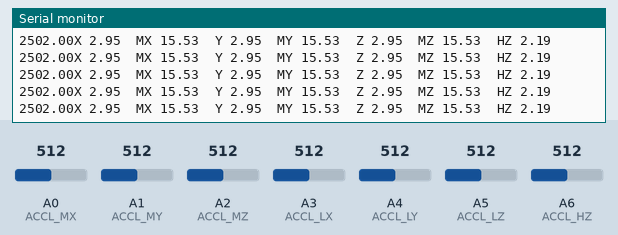
This sketch was run on a simulated Arduino Nano, built with avr-gcc and run on an emulated ATmega328P. Shown: the last lines printed to the serial monitor. Inputs (shaded band) come from the test bench; at power-on: A6 (ACCL_HZ) = 512, A3 (ACCL_LX) = 512, A4 (ACCL_LY) = 512, A0 (ACCL_MX) = 512, A1 (ACCL_MY) = 512, A2 (ACCL_MZ) = 512, A5 (ACCL_LZ) = 512.

Above: at 1.2 s.
1.3 s: A6 (ACCL_HZ) set to 537
At 1.46 s:
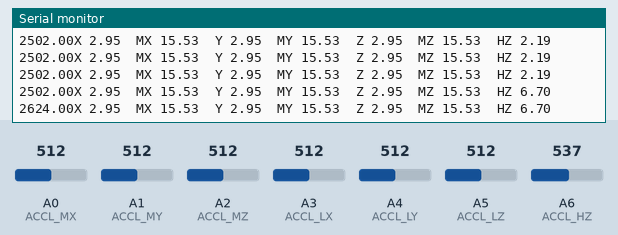
4.3 s: A6 (ACCL_HZ) set to 563
At 4.32 s:
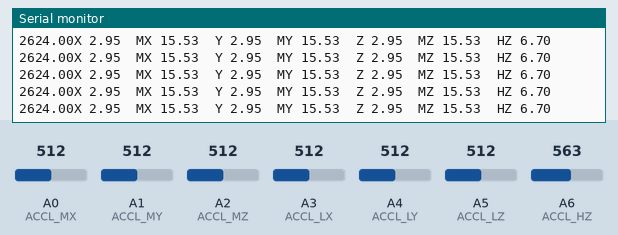
7.3 s: A3 (ACCL_LX) set to 339
At 7.36 s:
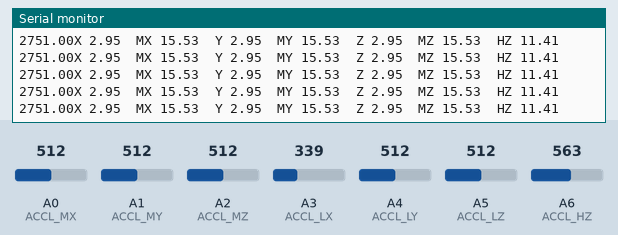
10.3 s: A3 (ACCL_LX) set to 321
At 10.33 s:
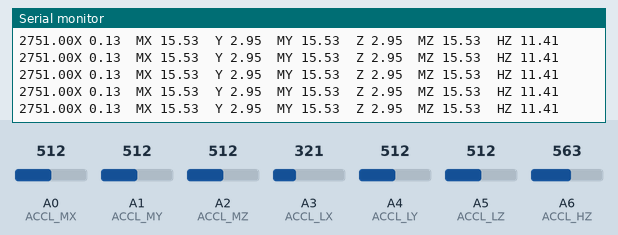
13.3 s: A4 (ACCL_LY) set to 338
At 13.35 s:
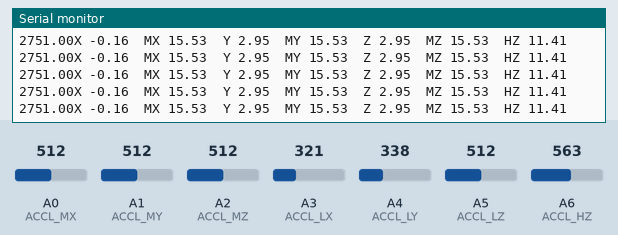
16.3 s: A4 (ACCL_LY) set to 314
At 16.3 s:
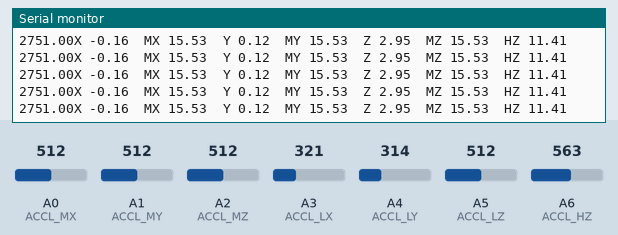
Timing chart, 0 to 18.8 s (numbered marks = the images above; inputs shaded):
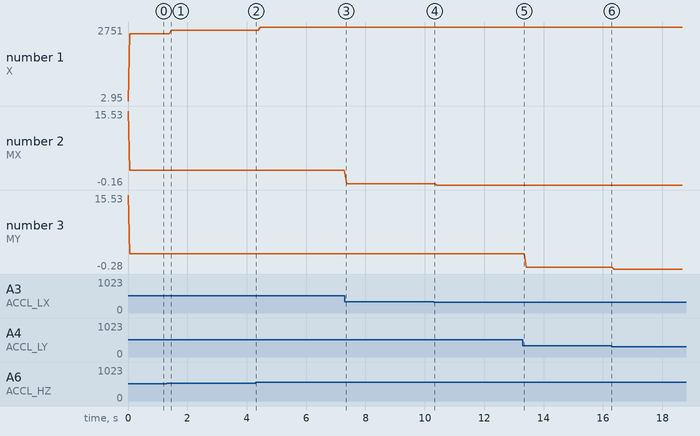

Measured:
- after the input at 1.3 s, the serial monitor: prints a new line after 0.09 s (image 1)
- plotted number 1: 2502 → 2624 after the input at 1.3 s, 2624 → 2751 after the input at 4.3 s
- plotted number 2: 2.95 → 0.13 after the input at 7.3 s, 0.13 → -0.16 after the input at 10.3 s
- plotted number 3: 2.95 → 0.12 after the input at 13.3 s, 0.12 → -0.28 after the input at 16.3 s

The sketch:

Accel_Test.ino
```cpp
//  POST Accelerometer test
// Test to see if your accelorometer is working

// Global Variables
// Low accelerometer variables
   const int ACCL_LX  =  A3;
   const int ACCL_LY  =  A4;
   const int ACCL_LZ = A5;
   int LX;
   int LY;
   int LZ;
   int LXmV;
   int LYmV;
   int LZmV;
   float LXaccel, LYaccel, LZaccel;
   float MXaccel, MYaccel, MZaccel;
   float HZaccel;

// Medium accelerometer variables
   const int ACCL_MX  =  A0;
   const int ACCL_MY  =  A1;
   const int ACCL_MZ = A2;
   int MX;
   int MY;
   int MZ;
   float MXmV;
   float MYmV;
   float MZmV;


// High accelerometer variables
   const int ACCL_HZ = A6;
   int HZ;
   float HZmV;
void setup() {
  // initialize serial communication at 9600 bits
     Serial.begin(9600);
  // sets up the pins as inputs
      pinMode(ACCL_LX, INPUT);
      pinMode(ACCL_LY, INPUT);
      pinMode(ACCL_LZ, INPUT);
      pinMode(ACCL_MX, INPUT);
      pinMode(ACCL_MY, INPUT);
      pinMode(ACCL_MZ, INPUT);
      pinMode(ACCL_HZ, INPUT);
}

void loop() {
  // Read the acceleramerte. (output is a number:
       LX  =analogRead(ACCL_LX);
       LY  =analogRead(ACCL_LY);
       LZ  =analogRead(ACCL_LZ);
       MX  =analogRead(ACCL_MX);
       MY  =analogRead(ACCL_MY);
       MZ  =analogRead(ACCL_MZ);
       HZ  =analogRead(ACCL_HZ);

  // Convert readings into millivolts
     LXmV = LX * 5000L / 1023;
     LYmV = LY * 5000L / 1023;
     LZmV = LZ * 5000L / 1023;
     MXmV = MX * 5000L / 1023;
     MYmV = MY * 5000L / 1023;
     MZmV = MZ * 5000L / 1023;
     HZmV = HZ * 5000L / 1023;

    // convert mV to G (acceleration) Normail mV is 1650 however changed to 1617 due to experimental data
     LXaccel = (LXmV - 1617) / 300.0;
     LYaccel = (LYmV - 1617) / 300.0;
     LZaccel = (LZmV - 1617) / 300.0;
     MXaccel = (MXmV - 1617) / 57.0;
     MYaccel = (MYmV - 1617) / 57.0;
     MZaccel = (MZmV - 1617) / 57.0;
     HZaccel = (HZmV - 2443) /  27.0 ;

  // print out the X Accel values
     Serial.print ("X ");
     Serial.print (LXaccel, 2);
     Serial.print ("\t");
     Serial.print ("MX ");
     Serial.print (MXaccel, 2);
     Serial.print ("\t");
     Serial.print ("Y ");
     Serial.print(LYaccel, 2);
     Serial.print ("\t");
     Serial.print ("MY ");
     Serial.print (MYaccel, 2);
     Serial.print ("\t");
     Serial.print ("Z ");
     Serial.print(LZaccel, 2);
     Serial.print ("\t");
     Serial.print ("MZ ");
     Serial.print (MZaccel, 2);
     Serial.print ("\t");
     Serial.print ("HZ ");
     Serial.print (HZaccel, 2);
     Serial.print ("\t");
     Serial.print("\n");
     Serial.print (HZmV, 2);
}
```
